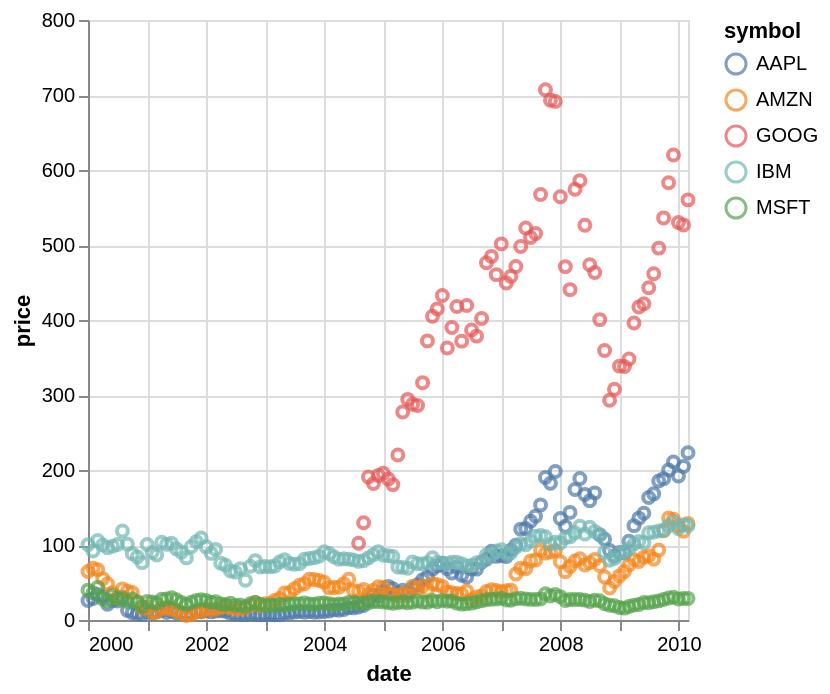

Notebook cell for this chart:
### Code cell
chart = alt.Chart(stocks_long).mark_point().encode(
    x = 'date:T',
    y = 'price:Q',
    color = 'symbol:N'
)

chart

### Figure 1 — Vega-Lite specification as saved in the notebook (floating-point values rounded to 4 significant figures; data arrays with more than 128 entries replaced by an {"elided": "..."} marker saying what was removed)
{"config": {"view": {"continuousWidth": 300, "continuousHeight": 300}}, "data": {"name": "data-eeddda0ce6ecd0f5b94e1ce1ededba69"}, "mark": {"type": "point"}, "encoding": {"color": {"field": "symbol", "type": "nominal"}, "x": {"field": "date", "type": "temporal"}, "y": {"field": "price", "type": "quantitative"}}, "$schema": "https://vega.github.io/schema/vega-lite/v6.4.1.json", "datasets": {"data-eeddda0ce6ecd0f5b94e1ce1ededba69": {"elided": "615 records"}}}
